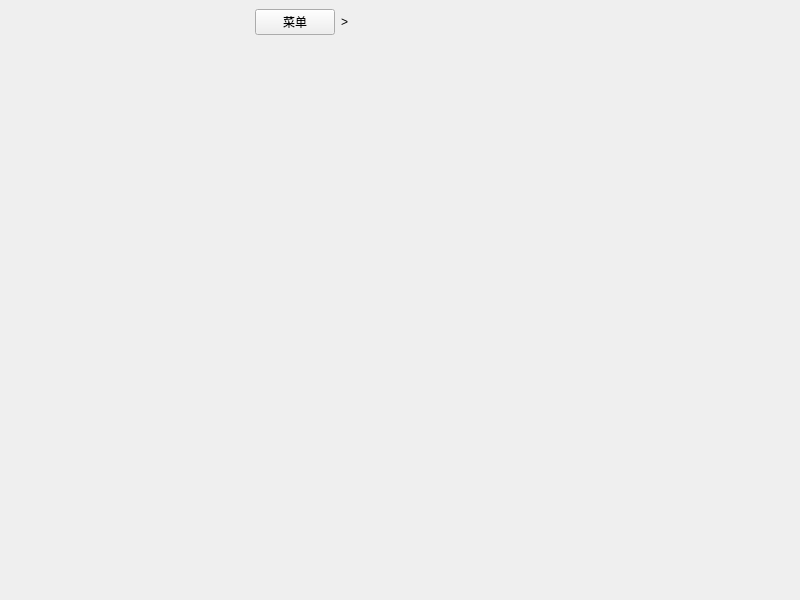
<?xml version="1.0" encoding="UTF-8"?>
<ui version="4.0">
 <class>Main</class>
 <widget class="QMainWindow" name="Main">
  <property name="geometry">
   <rect>
    <x>0</x>
    <y>0</y>
    <width>800</width>
    <height>600</height>
   </rect>
  </property>
  <property name="windowTitle">
   <string>E-Hentai</string>
  </property>
  <widget class="QWidget" name="centralwidget">
   <layout class="QHBoxLayout" name="horizontalLayout">
    <property name="leftMargin">
     <number>0</number>
    </property>
    <property name="topMargin">
     <number>0</number>
    </property>
    <property name="rightMargin">
     <number>0</number>
    </property>
    <property name="bottomMargin">
     <number>0</number>
    </property>
    <item>
     <widget class="QStackedWidget" name="totalStackWidget">
      <widget class="QWidget" name="subMainWindow">
       <layout class="QHBoxLayout" name="horizontalLayout_2">
        <item>
         <widget class="NavigationWidget" name="navigationWidget" native="true">
          <property name="minimumSize">
           <size>
            <width>240</width>
            <height>0</height>
           </size>
          </property>
          <property name="maximumSize">
           <size>
            <width>280</width>
            <height>16777215</height>
           </size>
          </property>
         </widget>
        </item>
        <item>
         <layout class="QVBoxLayout" name="verticalLayout">
          <item>
           <layout class="QHBoxLayout" name="horizontalLayout_3">
            <item>
             <layout class="QHBoxLayout" name="menuLayout">
              <item>
               <widget class="QPushButton" name="menuButton">
                <property name="text">
                 <string>菜单</string>
                </property>
               </widget>
              </item>
              <item>
               <widget class="QLabel" name="label">
                <property name="text">
                 <string>&gt;</string>
                </property>
               </widget>
              </item>
             </layout>
            </item>
            <item>
             <spacer name="horizontalSpacer">
              <property name="orientation">
               <enum>Qt::Horizontal</enum>
              </property>
              <property name="sizeHint" stdset="0">
               <size>
                <width>40</width>
                <height>20</height>
               </size>
              </property>
             </spacer>
            </item>
           </layout>
          </item>
          <item>
           <widget class="AnimationStackWidget" name="subStackWidget">
            <widget class="SearchView" name="searchView"/>
            <widget class="RankView" name="rankView"/>
            <widget class="HelpView" name="helpView"/>
            <widget class="SettingView" name="settingView"/>
            <widget class="DownloadView" name="downloadView"/>
            <widget class="FavoriteView" name="favorityView"/>
            <widget class="HistoryView" name="historyView"/>
            <widget class="BookInfoView" name="bookInfoView"/>
            <widget class="Waifu2xToolView" name="waifu2xToolView"/>
            <widget class="LocalReadView" name="localReadView"/>
            <widget class="CommentView" name="commentView"/>
            <widget class="SearchView" name="searchView2"/>
           </widget>
          </item>
         </layout>
        </item>
       </layout>
      </widget>
      <widget class="ReadView" name="readView"/>
     </widget>
    </item>
   </layout>
  </widget>
 </widget>
 <customwidgets>
  <customwidget>
   <class>ReadView</class>
   <extends>QWidget</extends>
   <header location="global">view.read.read_view.h</header>
   <container>1</container>
  </customwidget>
  <customwidget>
   <class>SettingView</class>
   <extends>QWidget</extends>
   <header location="global">view.setting.setting_view.h</header>
   <container>1</container>
  </customwidget>
  <customwidget>
   <class>DownloadView</class>
   <extends>QWidget</extends>
   <header location="global">view.download.download_view.h</header>
   <container>1</container>
  </customwidget>
  <customwidget>
   <class>NavigationWidget</class>
   <extends>QWidget</extends>
   <header location="global">component.widget.navigation_widget.h</header>
   <container>1</container>
  </customwidget>
  <customwidget>
   <class>AnimationStackWidget</class>
   <extends>QStackedWidget</extends>
   <header location="global">component.widget.animation_stack_widget.h</header>
   <container>1</container>
  </customwidget>
  <customwidget>
   <class>SearchView</class>
   <extends>QWidget</extends>
   <header location="global">view.search.search_view.h</header>
   <container>1</container>
  </customwidget>
  <customwidget>
   <class>FavoriteView</class>
   <extends>QWidget</extends>
   <header location="global">view.user.favorite_view.h</header>
   <container>1</container>
  </customwidget>
  <customwidget>
   <class>HistoryView</class>
   <extends>QWidget</extends>
   <header location="global">view.user.history_view.h</header>
   <container>1</container>
  </customwidget>
  <customwidget>
   <class>BookInfoView</class>
   <extends>QWidget</extends>
   <header>view.info.book_info_view.h</header>
   <container>1</container>
  </customwidget>
  <customwidget>
   <class>Waifu2xToolView</class>
   <extends>QWidget</extends>
   <header location="global">view.tool.waifu2x_tool_view.h</header>
   <container>1</container>
  </customwidget>
  <customwidget>
   <class>HelpView</class>
   <extends>QWidget</extends>
   <header location="global">view.help.help_view.h</header>
   <container>1</container>
  </customwidget>
  <customwidget>
   <class>LocalReadView</class>
   <extends>QWidget</extends>
   <header location="global">view.tool.local_read_view.h</header>
   <container>1</container>
  </customwidget>
  <customwidget>
   <class>CommentView</class>
   <extends>QWidget</extends>
   <header location="global">view.comment.comment_view.h</header>
   <container>1</container>
  </customwidget>
  <customwidget>
   <class>RankView</class>
   <extends>QWidget</extends>
   <header location="global">view.search.rank_view.h</header>
   <container>1</container>
  </customwidget>
 </customwidgets>
 <resources/>
 <connections/>
</ui>
